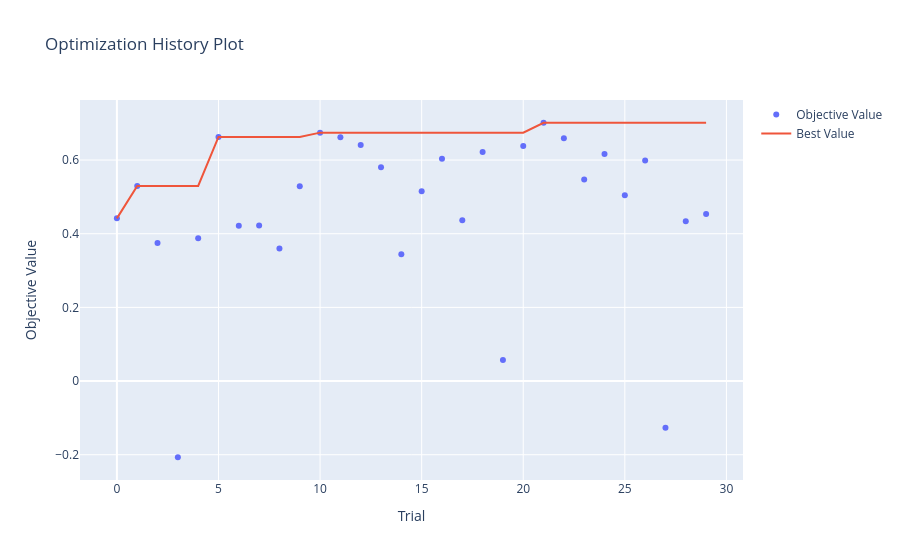

The cell this chart's notebook holds for it:
### Code cell
visualize(ac_study)

### Figure 1 — Plotly figure (JSON) as saved in the notebook; plotly's stock layout.template omitted (floating-point values rounded to 4 significant figures)
{"data": [{"mode": "markers", "name": "Objective Value", "type": "scatter", "x": [0, 1, 2, 3, 4, 5, 6, 7, 8, 9, 10, 11, 12, 13, 14, 15, 16, 17, 18, 19, 20, 21, 22, 23, 24, 25, 26, 27, 28, 29], "y": [0.4417, 0.5296, 0.3749, -0.2069, 0.3879, 0.6628, 0.4213, 0.4225, 0.3601, 0.5292, 0.6745, 0.6619, 0.6408, 0.5803, 0.344, 0.5152, 0.6039, 0.4365, 0.622, 0.05688, 0.6379, 0.7013, 0.6594, 0.547, 0.6162, 0.5046, 0.5987, -0.1266, 0.4338, 0.4533]}, {"mode": "lines", "name": "Best Value", "type": "scatter", "x": [0, 1, 2, 3, 4, 5, 6, 7, 8, 9, 10, 11, 12, 13, 14, 15, 16, 17, 18, 19, 20, 21, 22, 23, 24, 25, 26, 27, 28, 29], "y": [0.4417, 0.5296, 0.5296, 0.5296, 0.5296, 0.6628, 0.6628, 0.6628, 0.6628, 0.6628, 0.6745, 0.6745, 0.6745, 0.6745, 0.6745, 0.6745, 0.6745, 0.6745, 0.6745, 0.6745, 0.6745, 0.7013, 0.7013, 0.7013, 0.7013, 0.7013, 0.7013, 0.7013, 0.7013, 0.7013]}, {"marker": {"color": "#cccccc"}, "mode": "markers", "name": "Infeasible Trial", "showlegend": false, "type": "scatter", "x": [], "y": []}], "layout": {"autosize": true, "title": {"text": "Optimization History Plot"}, "xaxis": {"autorange": true, "range": [-1.77, 30.77], "title": {"text": "Trial"}, "type": "linear"}, "yaxis": {"autorange": true, "range": [-0.2818, 0.7763], "title": {"text": "Objective Value"}, "type": "linear"}}}
